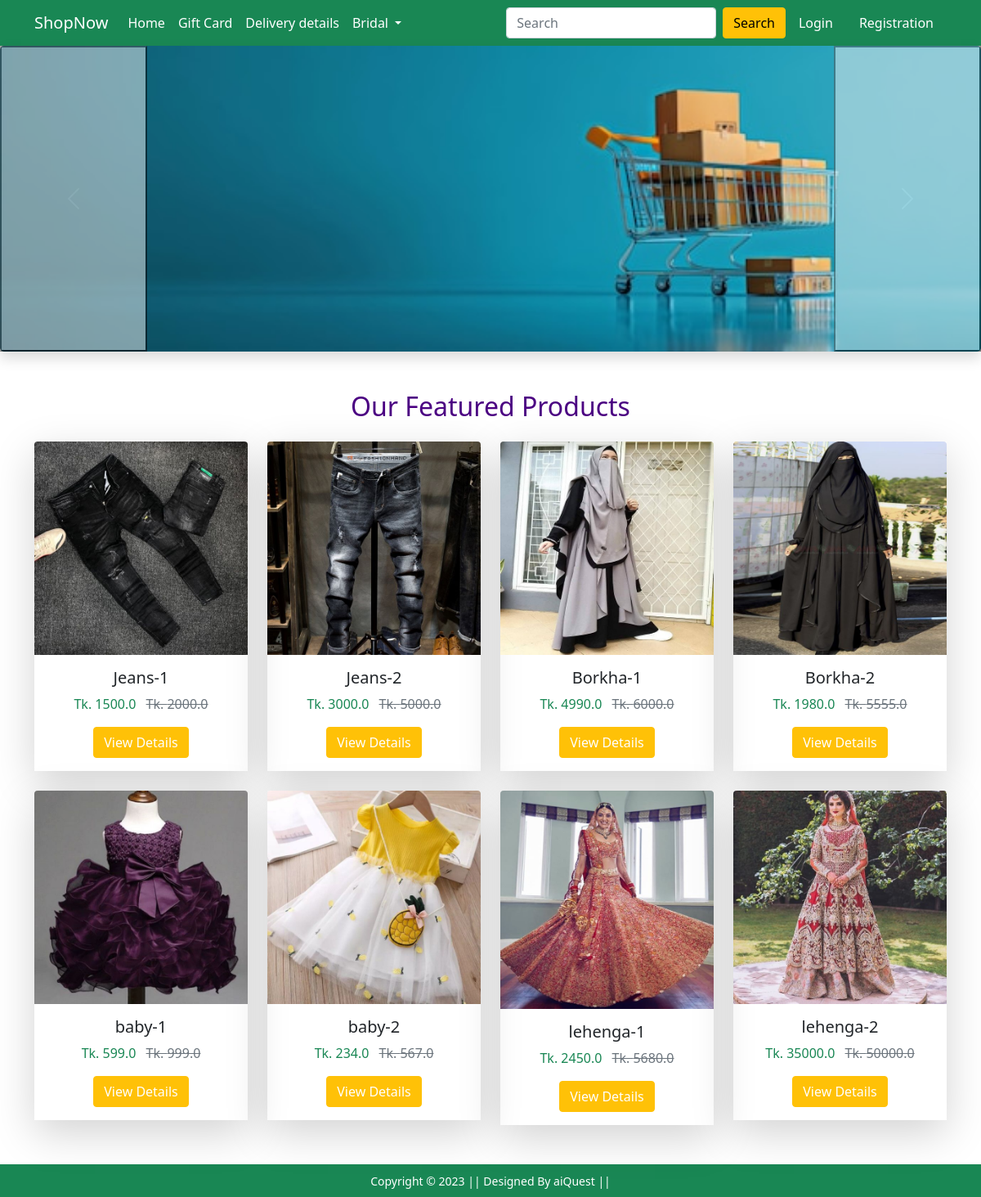
The page / on the database its author committed.
### Shop/models.py (models this page shows, shortened)
class banner(models.Model):
   banner_image = models.ImageField(upload_to='bannerimg')

class Product(models.Model):
    title = models.CharField(max_length=100)
    selling_price = models.FloatField()
    discounted_price = models.FloatField()
    description = models.TextField()
    brand = models.CharField(max_length=100)
    category = models.CharField(choices=CATEGORY_CHOICES,max_length=2)
    product_image = models.ImageField(upload_to='productimg')

### Shop/views.py (the view)
# urls.py: path('', views.ProductView.as_view(), name="home" ),
class ProductView(View):
    def get(self, request):
        all_product = Product.objects.all()
        banners = banner.objects.all()
        return render(request, 'Shop/home.html', {'banners':banners, 'all_product':all_product})

### Shop/templates/Shop/home.html (shortened to what this page needs)
{% extends 'Shop/base.html' %}
{% load static %}
{% block banner_slider %}
<div id="carouselExampleControls" class="carousel slide mb-5 shadow" data-bs-ride="carousel">
    <div class="carousel-inner">
        {% for i in banners %}
        <div class="carousel-item {% if forloop.first %}active{% endif %}">
            <img src="{{ i.banner_image.url }}" class="d-block w-100 rounded-3 shadow" alt="Banner Image">
        </div>
        {% endfor %}
    </div>
    <button class="carousel-control-prev" type="button" data-bs-target="#carouselExampleControls" data-bs-slide="prev">
        <span class="carousel-control-prev-icon" aria-hidden="true"></span>
    </button>
    <button class="carousel-control-next" type="button" data-bs-target="#carouselExampleControls" data-bs-slide="next">
        <span class="carousel-control-next-icon" aria-hidden="true"></span>
    </button>
</div>
{% endblock banner_slider %}
{% block main-content %}
<div class="container my-5">
    <h2 class="text-center mb-4" style="color: #4B0082;">Our Featured Products</h2>
    <div class="row gy-4">
        {% for product in all_product %}
        <div class="col-12 col-sm-6 col-md-4 col-lg-3">
            <div class="product-card shadow-lg">
                <a href="{% url 'product-detail' product.id %}" class="text-decoration-none">
                    <img src="{{ product.product_image.url }}" class="img-fluid rounded-top" alt="{{ product.title }}">
                    <div class="product-info mt-3 px-3 pb-3 text-center">
                        <h5 class="product-title text-dark">{{ product.title }}</h5>
                        <p class="price text-success">Tk. {{ product.discounted_price }}
                            {% if product.selling_price %}
                            <span class="text-muted text-decoration-line-through ms-2">Tk. {{ product.selling_price }}</span>
                            {% endif %}
                        </p>
                        <a href="{% url 'product-detail' product.id %}" class="btn btn-view-details text-white btn btn-warning">View Details</a>
                    </div>
                </a>
            </div>
        </div>
        {% endfor %}
    </div>
</div>
{% endblock main-content %}

### rows shown on the page
banner: banner_image (picture)
Product: product_image (picture), title "Jeans-1", discounted_price "1500.0", selling_price "2000.0"
Product: product_image (picture), title "Jeans-2", discounted_price "3000.0", selling_price "5000.0"
Product: product_image (picture), title "Borkha-1", discounted_price "4990.0", selling_price "6000.0"
Product: product_image (picture), title "Borkha-2", discounted_price "1980.0", selling_price "5555.0"
Product: product_image (picture), title "baby-1", discounted_price "599.0", selling_price "999.0"
Product: product_image (picture), title "baby-2", discounted_price "234.0", selling_price "567.0"
Product: product_image (picture), title "lehenga-1", discounted_price "2450.0", selling_price "5680.0"
Product: product_image (picture), title "lehenga-2", discounted_price "35000.0", selling_price "50000.0"
